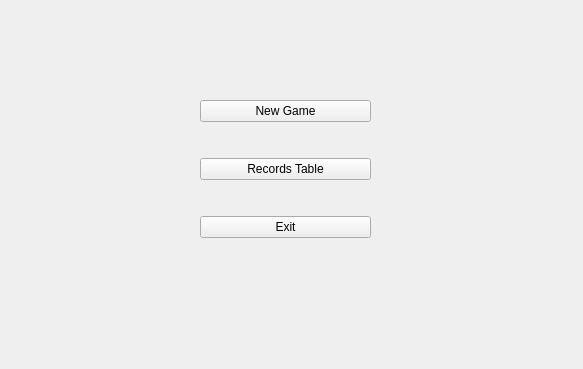
<?xml version="1.0" encoding="UTF-8"?>
<ui version="4.0">
 <class>MainMenu</class>
 <widget class="QWidget" name="MainMenu">
  <property name="geometry">
   <rect>
    <x>0</x>
    <y>0</y>
    <width>583</width>
    <height>369</height>
   </rect>
  </property>
  <property name="windowTitle">
   <string>Form</string>
  </property>
  <widget class="QWidget" name="">
   <property name="geometry">
    <rect>
     <x>200</x>
     <y>70</y>
     <width>171</width>
     <height>201</height>
    </rect>
   </property>
   <layout class="QVBoxLayout" name="verticalLayout">
    <item>
     <widget class="QPushButton" name="newGame">
      <property name="text">
       <string>New Game</string>
      </property>
     </widget>
    </item>
    <item>
     <widget class="QPushButton" name="recordsTable">
      <property name="text">
       <string>Records Table</string>
      </property>
     </widget>
    </item>
    <item>
     <widget class="QPushButton" name="exit">
      <property name="text">
       <string>Exit</string>
      </property>
     </widget>
    </item>
   </layout>
  </widget>
 </widget>
 <resources/>
 <connections/>
</ui>
